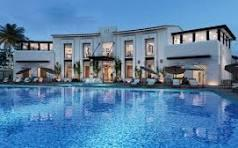
#> input picture imagenNew.jpg, 238 x 148 px
$ python actividad-3.py
#> lines starting #> are read from the running program, lines starting #| are printed output that depends on the picture
from PIL import Image
print("ingrese la ruta de su imagen porfavor:")
img = input(str())
#> the answer given: imagenNew.jpg
rotamiento = float(input("ingrese cual quiere que sea el rotamiento de la imagen en grados:"))
#> the answer given: 3
imagen = Image.open(img)
#> imagen is the input picture: PIL image 238x148 RGB; mean R, G, B 87.9, 128.5, 166
imagenrotada= imagen.rotate(rotamiento,expand = True)
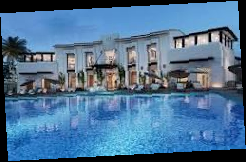
#> imagenrotada: PIL image 246x162 RGB; mean R, G, B 77.7, 113.6, 146.7
imagenrotada.show()
Nombreinicial = img.split("/")[-1]
nom , ext = Nombreinicial.rsplit(".",1)
imagenrotada.save(Nombreinicial)
print(f"imagen se guardo como {Nombreinicial}")
